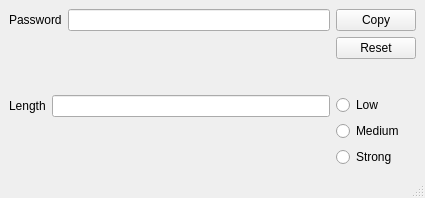
<?xml version="1.0" encoding="UTF-8"?>
<ui version="4.0">
 <class>MainWindow</class>
 <widget class="QMainWindow" name="MainWindow">
  <property name="geometry">
   <rect>
    <x>0</x>
    <y>0</y>
    <width>425</width>
    <height>198</height>
   </rect>
  </property>
  <property name="windowTitle">
   <string>Password Generator</string>
  </property>
  <widget class="QWidget" name="centralwidget">
   <layout class="QGridLayout" name="gridLayout">
    <item row="0" column="0">
     <layout class="QFormLayout" name="formLayout">
      <item row="0" column="0">
       <widget class="QLabel" name="label">
        <property name="text">
         <string>Password</string>
        </property>
       </widget>
      </item>
      <item row="0" column="1">
       <widget class="QLineEdit" name="txt_password">
        <property name="readOnly">
         <bool>true</bool>
        </property>
       </widget>
      </item>
     </layout>
    </item>
    <item row="0" column="1" rowspan="2">
     <layout class="QFormLayout" name="formLayout_3">
      <item row="0" column="0">
       <widget class="QPushButton" name="btn_copy">
        <property name="text">
         <string>Copy</string>
        </property>
       </widget>
      </item>
      <item row="1" column="0">
       <widget class="QPushButton" name="btn_generate">
        <property name="text">
         <string>Reset</string>
        </property>
       </widget>
      </item>
     </layout>
    </item>
    <item row="1" column="0">
     <spacer name="verticalSpacer">
      <property name="orientation">
       <enum>Qt::Vertical</enum>
      </property>
      <property name="sizeHint" stdset="0">
       <size>
        <width>20</width>
        <height>50</height>
       </size>
      </property>
     </spacer>
    </item>
    <item row="2" column="0">
     <layout class="QFormLayout" name="formLayout_2">
      <item row="0" column="0">
       <widget class="QLabel" name="label_2">
        <property name="text">
         <string>Length</string>
        </property>
       </widget>
      </item>
      <item row="0" column="1">
       <widget class="QLineEdit" name="txt_length_passowrd"/>
      </item>
     </layout>
    </item>
    <item row="2" column="1">
     <layout class="QFormLayout" name="formLayout_4">
      <item row="0" column="0">
       <widget class="QRadioButton" name="radiobtn_low">
        <property name="text">
         <string>Low</string>
        </property>
       </widget>
      </item>
      <item row="1" column="0">
       <widget class="QRadioButton" name="radiobtn_medium">
        <property name="text">
         <string>Medium</string>
        </property>
       </widget>
      </item>
      <item row="2" column="0">
       <widget class="QRadioButton" name="radiobtn_strong">
        <property name="text">
         <string>Strong</string>
        </property>
       </widget>
      </item>
     </layout>
    </item>
   </layout>
  </widget>
  <widget class="QMenuBar" name="menubar">
   <property name="geometry">
    <rect>
     <x>0</x>
     <y>0</y>
     <width>425</width>
     <height>23</height>
    </rect>
   </property>
  </widget>
  <widget class="QStatusBar" name="statusbar"/>
 </widget>
 <resources/>
 <connections/>
</ui>
